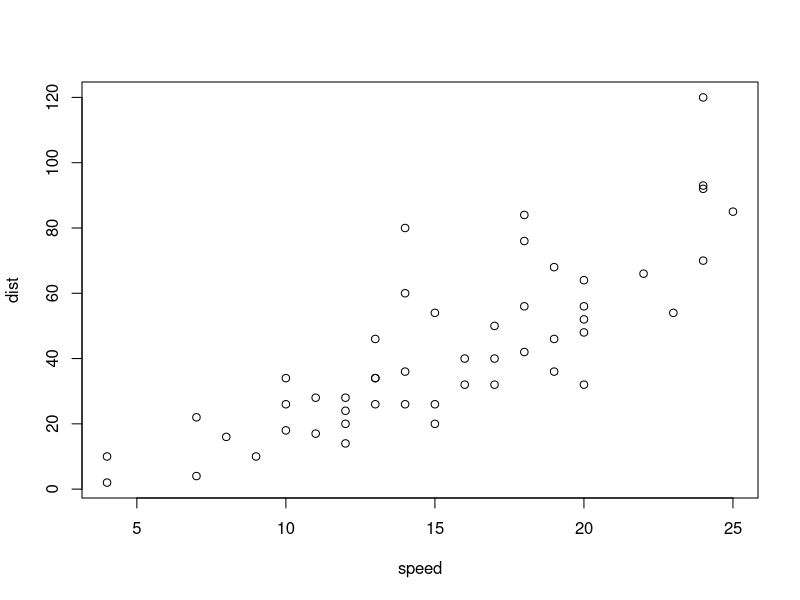
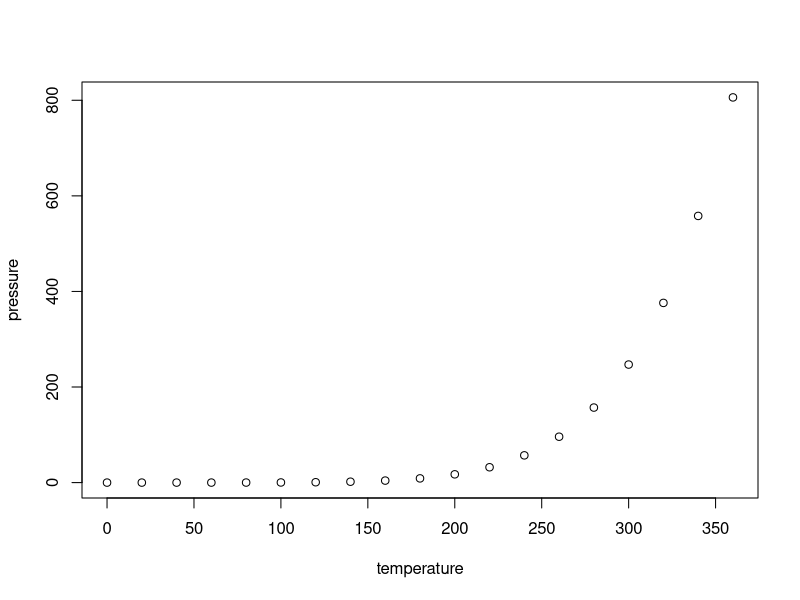
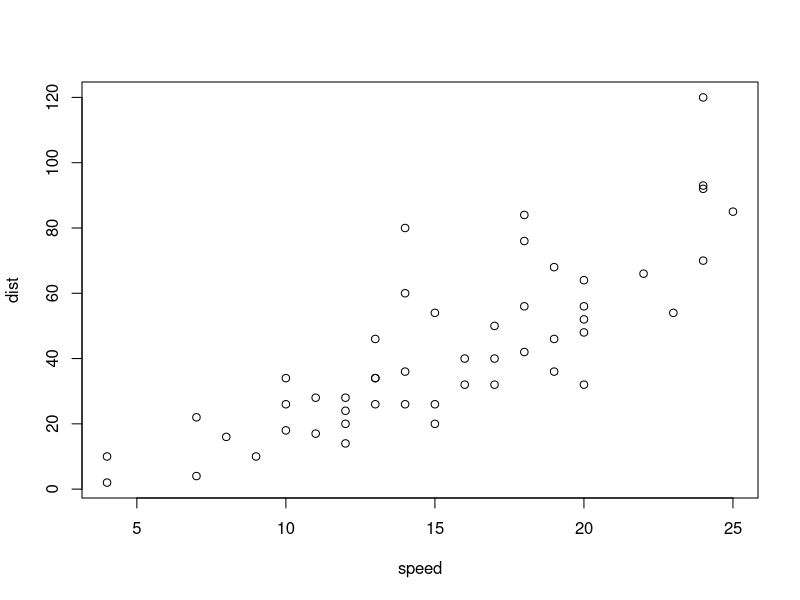
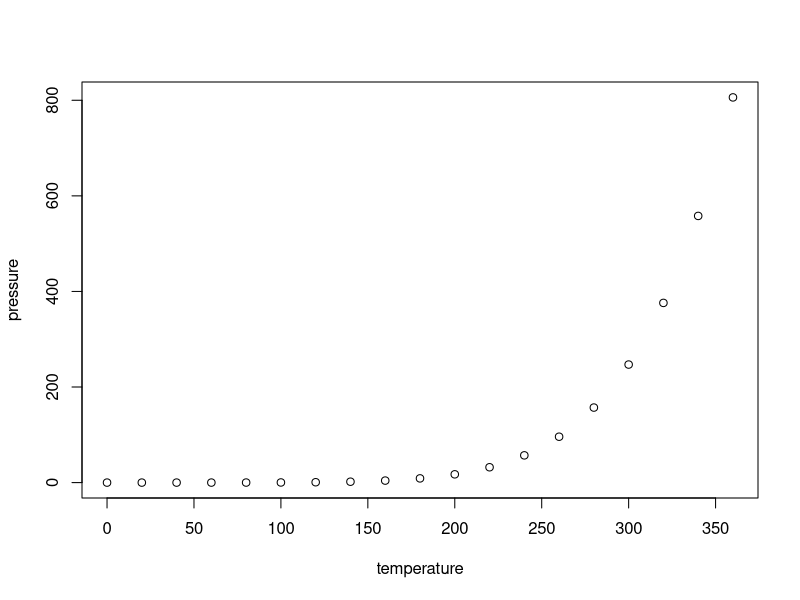
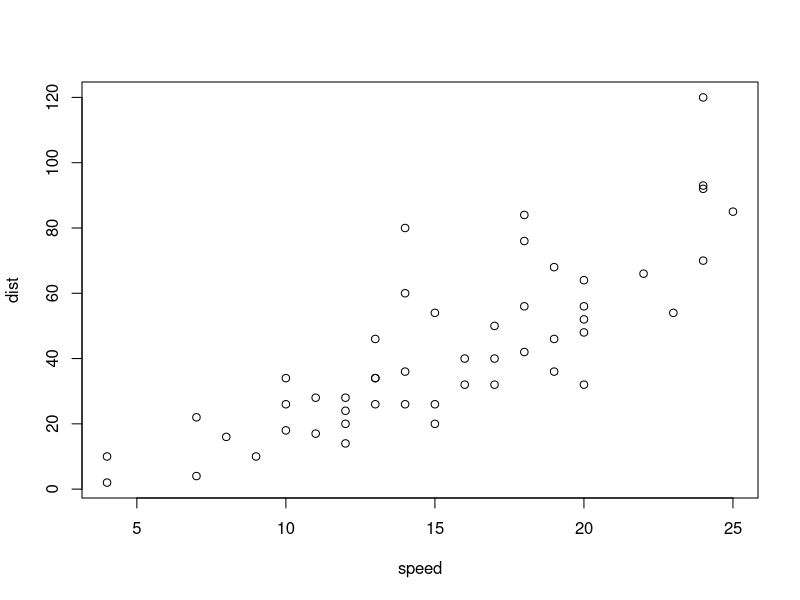
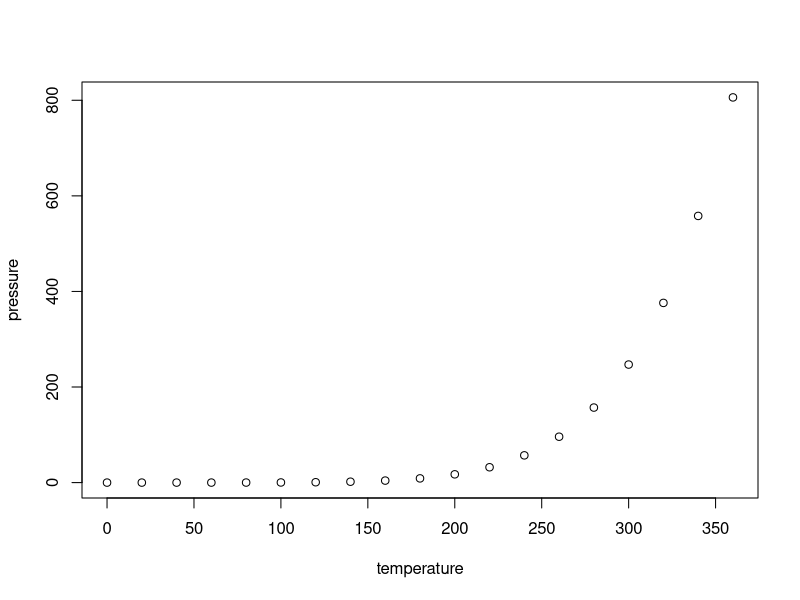
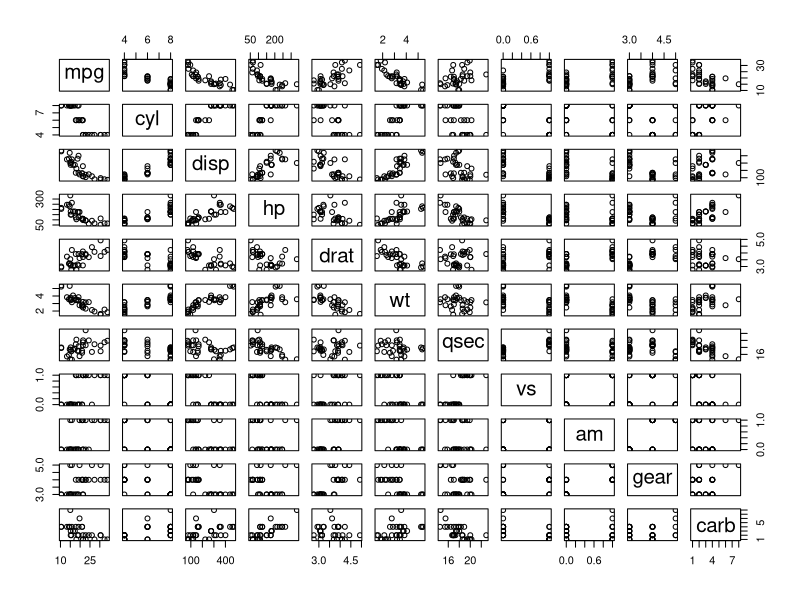

These figures' R source, in order:
## ---- chunk 1
1 + 1
## ---- chunk 2
#| layout-ncol: 2
#| fig-cap: 
#|   - "Speed and Stopping Distances of Cars"
#|   - "Vapor Pressure of Mercury as a Function of Temperature"

plot(cars)
plot(pressure)
## ---- chunk 3
#| label: fig-charts
#| fig-cap: Charts
#| fig-subcap:
#|   - "Cars"
#|   - "Pressure"
#|layout-ncol:2

plot(cars)
plot(pressure)

## ---- chunk 4
#| layout: [[45,-10, 45], [100]]

plot(cars)
plot(pressure)
plot(mtcars)
